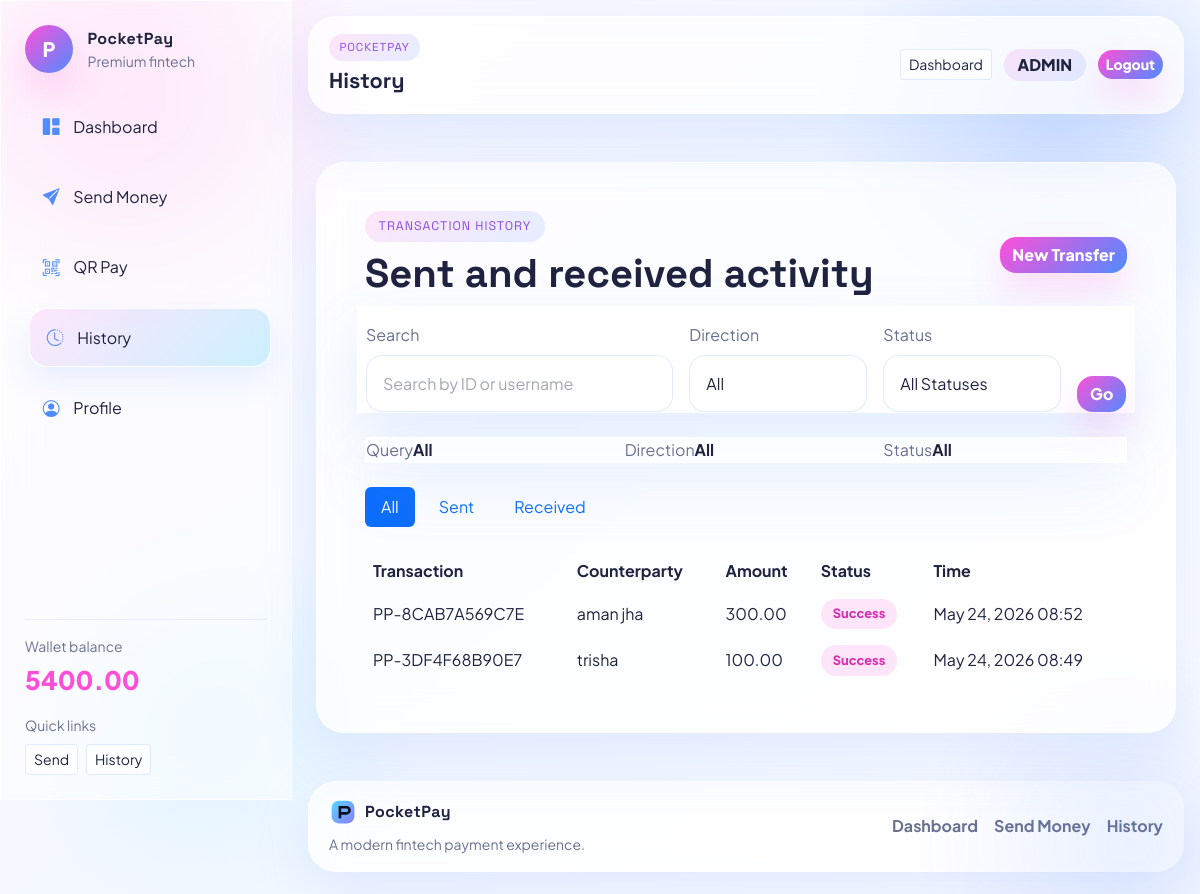
The app's page /history/ (signed in) with its own data.
### app/models.py (models this page shows, shortened)
class Wallet(models.Model):
	user = models.OneToOneField(settings.AUTH_USER_MODEL, on_delete=models.CASCADE, related_name='wallet')
	balance = models.DecimalField(max_digits=12, decimal_places=2, default=Decimal('5000.00'))
	created_at = models.DateTimeField(auto_now_add=True)

class Transaction(models.Model):
	class Status(models.TextChoices):
		SUCCESS = 'success', 'Success'
		FAILED = 'failed', 'Failed'
	sender = models.ForeignKey(
		settings.AUTH_USER_MODEL,
		on_delete=models.CASCADE,
		related_name='sent_transactions',
	)
	receiver = models.ForeignKey(
		settings.AUTH_USER_MODEL,
		on_delete=models.CASCADE,
		related_name='received_transactions',
	)
	amount = models.DecimalField(max_digits=12, decimal_places=2)
	transaction_id = models.CharField(max_length=32, unique=True, editable=False)
	status = models.CharField(max_length=20, choices=Status.choices, default=Status.SUCCESS)
	timestamp = models.DateTimeField(auto_now_add=True)

### app/views.py (the view)
# urls.py: path('history/', views.history_view, name='history'),
@login_required(login_url='login')
def history_view(request):
	search_form = TransactionSearchForm(request.GET or None)
	query = request.GET.get('query', '').strip()
	direction = request.GET.get('direction', 'all')
	status = request.GET.get('status', 'all')
	base_queryset = Transaction.objects.filter(Q(sender=request.user) | Q(receiver=request.user)).select_related('sender', 'receiver')
	if query:
		base_queryset = base_queryset.filter(
			Q(transaction_id__icontains=query)
			| Q(sender__username__icontains=query)
			| Q(receiver__username__icontains=query)
		)
	if status in ('success', 'failed'):
		base_queryset = base_queryset.filter(status=status)
	sent_transactions = base_queryset.filter(sender=request.user).order_by('-timestamp')
	received_transactions = base_queryset.filter(receiver=request.user).order_by('-timestamp')
	if direction == 'sent':
		all_transactions = sent_transactions
	elif direction == 'received':
		all_transactions = received_transactions
	else:
		all_transactions = base_queryset.order_by('-timestamp')
	return render(
		request,
		'history.html',
		{
			'search_form': search_form,
			'sent_transactions': sent_transactions,
			'received_transactions': received_transactions,
			'all_transactions': all_transactions,
			'current_query': query,
			'current_direction': direction,
			'current_status': status,
		},
	)

### app/forms.py
class TransactionSearchForm(forms.Form):
    query = forms.CharField(required=False, widget=forms.TextInput(attrs={'class': 'form-control', 'placeholder': 'Search by ID or username'}))
    direction = forms.ChoiceField(
        required=False,
        choices=(
            ('all', 'All'),
            ('sent', 'Sent'),
            ('received', 'Received'),
        ),
        widget=forms.Select(attrs={'class': 'form-select'}),
    )
    status = forms.ChoiceField(
        required=False,
        choices=(
            ('all', 'All Statuses'),
            ('success', 'Successful Payments'),
            ('failed', 'Failed Payments'),
        ),
        widget=forms.Select(attrs={'class': 'form-select'}),
    )

### app/context_processors.py (called while the page is built)
def wallet_context(request):
	if not request.user.is_authenticated:
		return {'wallet': None, 'wallet_balance': '0.00'}
	wallet = ensure_wallet(request.user)
	return {'wallet': wallet, 'wallet_balance': wallet.balance}

### app/services.py (called while the page is built)
def ensure_wallet(user):
	wallet, _ = Wallet.objects.get_or_create(user=user)
	return wallet

### templates/history.html (shortened to what this page needs)
{% extends 'base.html' %}
{% block content %}
<div class="glass-card p-4 p-lg-5">
    <div class="d-flex flex-column flex-lg-row justify-content-between align-items-lg-center gap-3 mb-4">
        <div>
            <span class="eyebrow">Transaction history</span>
            <h1 class="display-6 fw-bold mt-2 mb-0">Sent and received activity</h1>
        </div>
        <a href="{% url 'send_money' %}" class="btn btn-primary">New Transfer</a>
    </div>
    <form method="get" class="row g-3 mb-4 history-filter-panel">
        <div class="col-lg-5">
            <label class="form-label">Search</label>
            {{ search_form.query }}
        </div>
        <div class="col-lg-3">
            <label class="form-label">Direction</label>
            {{ search_form.direction }}
        </div>
        <div class="col-lg-3">
            <label class="form-label">Status</label>
            {{ search_form.status }}
        </div>
        <div class="col-lg-1 d-flex align-items-end">
            <button type="submit" class="btn btn-glow w-100">Go</button>
        </div>
    </form>
    <div class="history-summary mb-4">
        <div><span>Query</span><strong>{{ current_query|default:'All' }}</strong></div>
        <div><span>Direction</span><strong>{{ current_direction|title }}</strong></div>
        <div><span>Status</span><strong>{{ current_status|title }}</strong></div>
    </div>
    <ul class="nav nav-pills gap-2 mb-4" id="historyTabs" role="tablist">
        <li class="nav-item" role="presentation"><button class="nav-link active" data-bs-toggle="pill" data-bs-target="#all" type="button">All</button></li>
        <li class="nav-item" role="presentation"><button class="nav-link" data-bs-toggle="pill" data-bs-target="#sent" type="button">Sent</button></li>
        <li class="nav-item" role="presentation"><button class="nav-link" data-bs-toggle="pill" data-bs-target="#received" type="button">Received</button></li>
    </ul>
    <div class="tab-content">
        <div class="tab-pane fade show active" id="all">
            {% include 'partials/transaction_table.html' with transactions=all_transactions type='all' %}
        </div>
    </div>
</div>
{% endblock %}

### templates/base.html (shortened to what this page needs)
<!doctype html>
<html lang="en">
<head>
    <link href="https://cdn.jsdelivr.net/npm/bootstrap@5.3.3/dist/css/bootstrap.min.css" rel="stylesheet">
    <link rel="stylesheet" href="https://cdn.jsdelivr.net/npm/bootstrap-icons@1.11.3/font/bootstrap-icons.min.css">
    {% load static %}
    <link rel="stylesheet" href="{% static 'css/style.css' %}">
</head>
<body>
<div class="bg-noise"></div>
{% if user.is_authenticated %}
<div class="app-shell">
    <aside class="sidebar glass-panel">
        <div class="sidebar-brand">
            <div class="brand-mark">P</div>
            <div>
                <div class="brand-text">PocketPay</div>
                <div class="small text-muted-light">Premium fintech</div>
            </div>
        </div>
            <nav class="sidebar-nav">
            <a class="sidebar-link {% if request.resolver_match.url_name == 'dashboard' %}active{% endif %}" href="{% url 'dashboard' %}"><i class="bi bi-grid-1x2-fill"></i><span>Dashboard</span></a>
            <a class="sidebar-link {% if request.resolver_match.url_name == 'send_money' %}active{% endif %}" href="{% url 'send_money' %}"><i class="bi bi-send-fill"></i><span>Send Money</span></a>
            <a class="sidebar-link {% if request.resolver_match.url_name == 'qr_payment' %}active{% endif %}" href="{% url 'qr_payment' %}"><i class="bi bi-qr-code-scan"></i><span>QR Pay</span></a>
            <a class="sidebar-link {% if request.resolver_match.url_name == 'history' %}active{% endif %}" href="{% url 'history' %}"><i class="bi bi-clock-history"></i><span>History</span></a>
            <a class="sidebar-link {% if request.resolver_match.url_name == 'profile' %}active{% endif %}" href="{% url 'profile' %}"><i class="bi bi-person-circle"></i><span>Profile</span></a>
        </nav>
            <div class="sidebar-footer">
                <div class="small text-muted-light">Wallet balance</div>
                <div class="sidebar-balance">{{ wallet_balance|default:"0.00" }}</div>
                <div class="small text-muted-light mt-3">Quick links</div>
                <div class="d-flex flex-wrap gap-2 mt-2">
                    <a class="btn btn-sm btn-outline-light" href="{% url 'send_money' %}">Send</a>
                    <a class="btn btn-sm btn-outline-light" href="{% url 'history' %}">History</a>
                </div>
            </div>
    </aside>
    <div class="main-content">
        <header class="topbar glass-panel sticky-top">
            <div>
                <div class="eyebrow eyebrow-small">PocketPay</div>
                <div class="topbar-title">{{ request.resolver_match.url_name|default:'dashboard'|title }}</div>
            </div>
            <div class="topbar-actions">
                <a class="btn btn-sm btn-outline-light" href="{% url 'dashboard' %}">Dashboard</a>
                <span class="user-badge">{{ user.username }}</span>
                <a class="btn btn-sm btn-primary" href="{% url 'logout' %}">Logout</a>
            </div>
        </header>
{% endif %}
<main class="{% if user.is_authenticated %}content-shell container-fluid px-3 px-lg-4 py-4 py-lg-5{% else %}container py-4 py-lg-5 content-shell{% endif %}">
    {% block content %}{% endblock %}
</main>
<footer class="site-footer">
    <div class="footer-inner glass-panel">
        <div>
            <div class="brand-text d-flex align-items-center gap-2"><img src="{% static 'images/logo.svg' %}" class="footer-logo" alt="PocketPay logo"><span>PocketPay</span></div>
            <div class="small text-muted-light mt-2">A modern fintech payment experience.</div>
        </div>
        <div class="footer-links">
            {% if user.is_authenticated %}
                <a href="{% url 'dashboard' %}">Dashboard</a>
                <a href="{% url 'send_money' %}">Send Money</a>
                <a href="{% url 'history' %}">History</a>
            {% else %}
                <a href="{% url 'login' %}">Login</a>
                <a href="{% url 'register' %}">Register</a>
            {% endif %}
        </div>
    </div>
</footer>
{% if user.is_authenticated %}
    </div>
</div>
{% endif %}
</body>
</html>

### templates/partials/transaction_table.html
<div class="table-responsive">
    <table class="table table-borderless align-middle mb-0 glass-table">
        <thead>
            <tr>
                <th>Transaction</th>
                <th>Counterparty</th>
                <th>Amount</th>
                <th>Status</th>
                <th>Time</th>
            </tr>
        </thead>
        <tbody>
            {% for tx in transactions %}
                <tr>
                    <td>{{ tx.transaction_id }}</td>
                    <td>
                        {% if type == 'sent' %}
                            {{ tx.receiver.username }}
                        {% elif type == 'received' %}
                            {{ tx.sender.username }}
                        {% else %}
                            {% if tx.sender_id == user.id %}
                                {{ tx.receiver.username }}
                            {% else %}
                                {{ tx.sender.username }}
                            {% endif %}
                        {% endif %}
                    </td>
                    <td>{{ tx.amount }}</td>
                    <td><span class="status-pill status-{{ tx.status }}">{{ tx.get_status_display }}</span></td>
                    <td>{{ tx.timestamp|date:"M d, Y H:i" }}</td>
                </tr>
            {% empty %}
                <tr><td colspan="5" class="text-center text-muted-light py-4">No transactions to display.</td></tr>
            {% endfor %}
        </tbody>
    </table>
</div>

### records on screen
Wallet: balance "5400.00"
Transaction: transaction_id "PP-8CAB7A569C7E", sender.username "aman jha", amount "300.00", status "Success", timestamp "May 24, 2026 08:52"
Transaction: transaction_id "PP-3DF4F68B90E7", sender.username "trisha", amount "100.00", status "Success", timestamp "May 24, 2026 08:49"

### other values on screen
{{ request.resolver_match.url_name|default:'dashboard'|title }} "History"
{{ user.username }} "ADMIN"
{{ current_query|default:'All' }} "All"
{{ current_direction|title }} "All"
{{ current_status|title }} "All"
